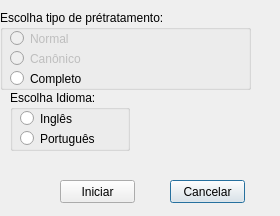
<?xml version="1.0" encoding="UTF-8"?>
<ui version="4.0">
 <class>DialogJanela</class>
 <widget class="QDialog" name="DialogJanela">
  <property name="geometry">
   <rect>
    <x>0</x>
    <y>0</y>
    <width>280</width>
    <height>216</height>
   </rect>
  </property>
  <property name="windowTitle">
   <string>Dialog</string>
  </property>
  <widget class="QGroupBox" name="pretratamentos">
   <property name="geometry">
    <rect>
     <x>0</x>
     <y>10</y>
     <width>251</width>
     <height>80</height>
    </rect>
   </property>
   <property name="title">
    <string>Escolha tipo de prétratamento:</string>
   </property>
   <widget class="QRadioButton" name="normal">
    <property name="enabled">
     <bool>false</bool>
    </property>
    <property name="geometry">
     <rect>
      <x>10</x>
      <y>20</y>
      <width>111</width>
      <height>17</height>
     </rect>
    </property>
    <property name="text">
     <string>Normal</string>
    </property>
   </widget>
   <widget class="QRadioButton" name="canonico">
    <property name="enabled">
     <bool>false</bool>
    </property>
    <property name="geometry">
     <rect>
      <x>10</x>
      <y>40</y>
      <width>121</width>
      <height>17</height>
     </rect>
    </property>
    <property name="text">
     <string>Canônico</string>
    </property>
    <property name="checkable">
     <bool>true</bool>
    </property>
   </widget>
   <widget class="QRadioButton" name="completo">
    <property name="geometry">
     <rect>
      <x>10</x>
      <y>60</y>
      <width>161</width>
      <height>17</height>
     </rect>
    </property>
    <property name="text">
     <string>Completo</string>
    </property>
   </widget>
  </widget>
  <widget class="QGroupBox" name="idiomas">
   <property name="geometry">
    <rect>
     <x>10</x>
     <y>90</y>
     <width>120</width>
     <height>61</height>
    </rect>
   </property>
   <property name="title">
    <string>Escolha Idioma:</string>
   </property>
   <widget class="QRadioButton" name="ingles">
    <property name="geometry">
     <rect>
      <x>10</x>
      <y>20</y>
      <width>91</width>
      <height>17</height>
     </rect>
    </property>
    <property name="text">
     <string>Inglês</string>
    </property>
   </widget>
   <widget class="QRadioButton" name="portugues">
    <property name="enabled">
     <bool>true</bool>
    </property>
    <property name="geometry">
     <rect>
      <x>10</x>
      <y>40</y>
      <width>111</width>
      <height>17</height>
     </rect>
    </property>
    <property name="text">
     <string>Português</string>
    </property>
   </widget>
  </widget>
  <widget class="QPushButton" name="cancelar">
   <property name="geometry">
    <rect>
     <x>170</x>
     <y>180</y>
     <width>75</width>
     <height>23</height>
    </rect>
   </property>
   <property name="text">
    <string>Cancelar</string>
   </property>
  </widget>
  <widget class="QPushButton" name="inicio">
   <property name="geometry">
    <rect>
     <x>60</x>
     <y>180</y>
     <width>75</width>
     <height>23</height>
    </rect>
   </property>
   <property name="text">
    <string>Iniciar</string>
   </property>
  </widget>
 </widget>
 <resources/>
 <connections/>
</ui>
